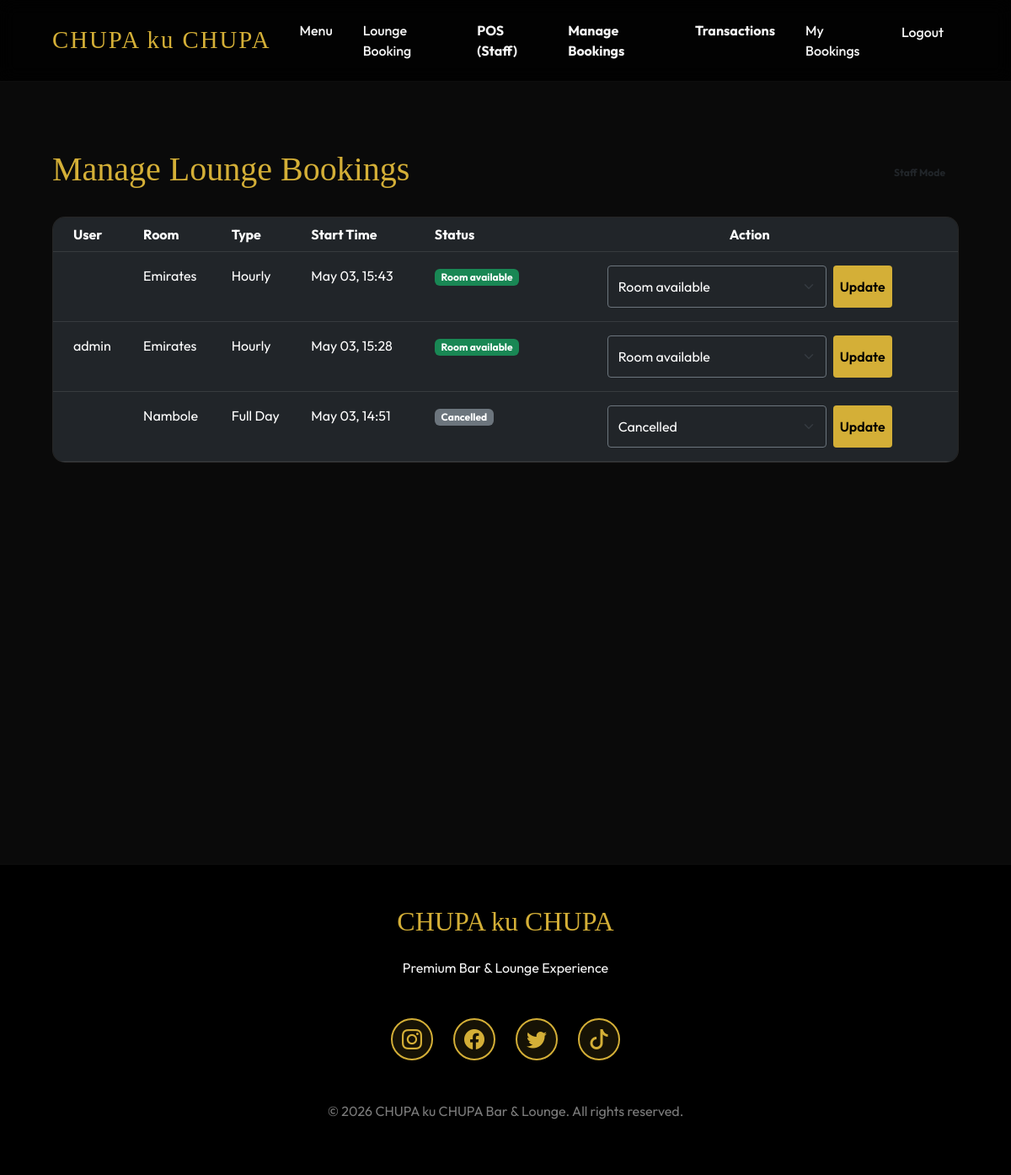
The app's page /bookings/staff-manage/ (signed in) with its own data.
### bookings/models.py (models this page shows, shortened)
class Booking(models.Model):
    STATUS_CHOICES = [
        ('PENDING', 'Pending Approval'),
        ('AVAILABLE', 'Room available'),
        ('BUSY', 'Room busy'),
        ('FREE_SOON', 'The Room is free in the next Hour'),
        ('UNAVAILABLE', 'Room not available'),
        ('CANCELLED', 'Cancelled'),
    ]
    user = models.ForeignKey(settings.AUTH_USER_MODEL, on_delete=models.CASCADE, related_name='bookings', null=True, blank=True)
    room = models.ForeignKey(LoungeRoom, on_delete=models.CASCADE, related_name='bookings')
    booking_type = models.CharField(max_length=20, choices=[('HOURLY', 'Hourly'), ('FULL_DAY', 'Full Day')], default='HOURLY')
    start_time = models.DateTimeField()
    end_time = models.DateTimeField(blank=True, null=True)
    total_price = models.DecimalField(max_digits=10, decimal_places=2)
    status = models.CharField(max_length=20, choices=STATUS_CHOICES, default='PENDING')
    customer_nin = models.CharField(max_length=50, blank=True, null=True, verbose_name="Name or NIN")
    customer_phone = models.CharField(max_length=20, blank=True, null=True)
    customer_email = models.EmailField(blank=True, null=True)
    created_at = models.DateTimeField(auto_now_add=True)

class LoungeRoom(models.Model):
    name = models.CharField(max_length=100)
    capacity = models.PositiveIntegerField()
    description = models.TextField()
    price_per_hour = models.DecimalField(max_digits=10, decimal_places=2)
    price_full_day = models.DecimalField(max_digits=10, decimal_places=2, default=30000.00)
    image = models.ImageField(upload_to='lounges/', blank=True, null=True)

### accounts/models.py (models this page shows, shortened)
class CustomUser(AbstractUser):
    MANAGER = 'MANAGER'
    STAFF = 'STAFF'
    CUSTOMER = 'CUSTOMER'
    ROLE_CHOICES = [
        (MANAGER, 'Manager'),
        (STAFF, 'Staff'),
        (CUSTOMER, 'Customer'),
    ]
    role = models.CharField(max_length=10, choices=ROLE_CHOICES, default=CUSTOMER)
    phone = models.CharField(max_length=15, blank=True, null=True)
    address = models.TextField(blank=True, null=True)

### bookings/views.py (the view)
# urls.py: path('staff-manage/', views.StaffBookingManageView.as_view(), name='staff_manage'),
class StaffBookingManageView(LoginRequiredMixin, UserPassesTestMixin, ListView):
    model = Booking
    template_name = 'bookings/staff_manage.html'
    context_object_name = 'bookings'
    def test_func(self):
        return self.request.user.role in ['STAFF', 'MANAGER']
    def get_queryset(self):
        return Booking.objects.all().order_by('-created_at')

### templates/bookings/staff_manage.html (shortened to what this page needs)
{% extends 'base.html' %}
{% block content %}
<div class="animate-fade">
    <div class="d-flex justify-content-between align-items-center mb-4">
        <h1>Manage Lounge Bookings</h1>
        <span class="badge bg-gold text-dark p-2 px-3">Staff Mode</span>
    </div>
    <div class="glass-card p-0 overflow-hidden">
        <div class="table-responsive">
            <table class="table table-dark table-hover mb-0">
                <thead>
                    <tr class="border-gold">
                        <th class="ps-4">User</th>
                        <th>Room</th>
                        <th>Type</th>
                        <th>Start Time</th>
                        <th>Status</th>
                        <th class="pe-4 text-center">Action</th>
                    </tr>
                </thead>
                <tbody>
                    {% for booking in bookings %}
                        <tr>
                            <td class="ps-4 py-3">{{ booking.user.username }}</td>
                            <td class="py-3">{{ booking.room.name }}</td>
                            <td class="py-3">{{ booking.get_booking_type_display }}</td>
                            <td class="py-3">{{ booking.start_time|date:"M d, H:i" }}</td>
                            <td class="py-3">
                                <span class="badge {% if booking.status == 'PENDING' %}bg-warning text-dark{% elif booking.status == 'AVAILABLE' %}bg-success{% elif booking.status == 'BUSY' %}bg-danger{% elif booking.status == 'FREE_SOON' %}bg-info{% else %}bg-secondary{% endif %}">
                                    {{ booking.get_status_display }}
                                </span>
                            </td>
                            <td class="pe-4 py-3">
                                <form action="{% url 'bookings:update_status' booking.pk %}" method="post" class="d-flex gap-2 justify-content-center">
                                    <select name="status" class="form-select form-select-sm bg-dark text-white border-secondary" style="width: auto;">
                                        {% for code, label in booking.STATUS_CHOICES %}
                                            <option value="{{ code }}" {% if booking.status == code %}selected{% endif %}>{{ label }}</option>
                                        {% endfor %}
                                    </select>
                                    <button type="submit" class="btn btn-sm btn-gold">Update</button>
                                </form>
                            </td>
                        </tr>
                    {% empty %}
                        <tr>
                            <td colspan="6" class="text-center py-5 text-white-50">No bookings found in the system.</td>
                        </tr>
                    {% endfor %}
                </tbody>
            </table>
        </div>
    </div>
</div>
{% endblock %}

### templates/base.html (style rules this page uses)
:root { --primary-gold: #D4AF37; --dark-bg: #0A0A0A; --card-bg: #1A1A1A; --glass-bg: rgba(255, 255, 255, 0.05); --text-light: #F5F5F5; }
body { background-color: var(--dark-bg); color: var(--text-light); font-family: 'Outfit', sans-serif; overflow-x: hidden; }
h1, h2, h3, .navbar-brand { font-family: 'Playfair Display', serif; color: var(--primary-gold); }
.btn-gold { background-color: var(--primary-gold); color: black; font-weight: 600; border: none; transition: all 0.3s ease; }
.glass-card { background: var(--card-bg); border: 1px solid var(--glass-bg); border-radius: 15px; padding: 2rem; transition: transform 0.3s ease; }
.animate-fade { animation: fadeIn 0.8s ease forwards; }
.btn { min-height: 44px; min-width: 44px; display: flex; align-items: center; justify-content: center; font-size: 1rem; }
.form-control, .form-select { min-height: 48px; font-size: 16px; padding: 0.75rem; }
h1, .display-3 { word-break: break-word; }

### records on screen
Booking: room.name "Emirates", booking_type "Hourly", start_time "May 03, 15:43", status "Room available"
Booking: user.username "admin", room.name "Emirates", booking_type "Hourly", start_time "May 03, 15:28", status "Room available"
Booking: room.name "Nambole", booking_type "Full Day", start_time "May 03, 14:51", status "Cancelled"
